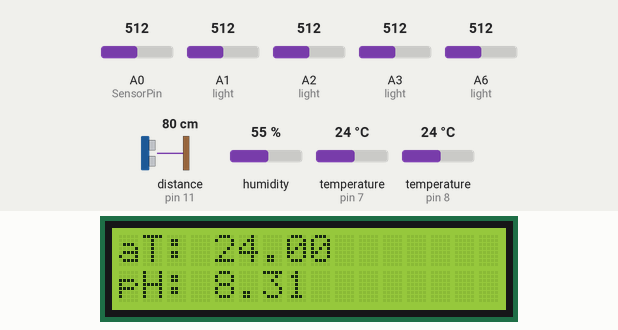
Recording of a sketch running on a simulated Arduino Nano, built with avr-gcc and run on an emulated ATmega328P. Shown: 16×2 character LCD. The inputs (shaded band) are chosen by the test bench; at power-on: distance to the obstacle (sensor on pin 11) 80 cm, humidity 55 %, A1 (light) = 512, temperature (sensors on pin 7, pin 8) 24 °C, A2 (light) = 512, A0 (SensorPin) = 512, A3 (light) = 512, A6 (light) = 512. The echo pulse lasts 58.3 µs per cm; what the sketch prints to the serial monitor is not drawn.

Above: at 4.3 s.
4.4 s: distance to the obstacle (sensor on pin 11) set to 2 cm
At 8.0 s:
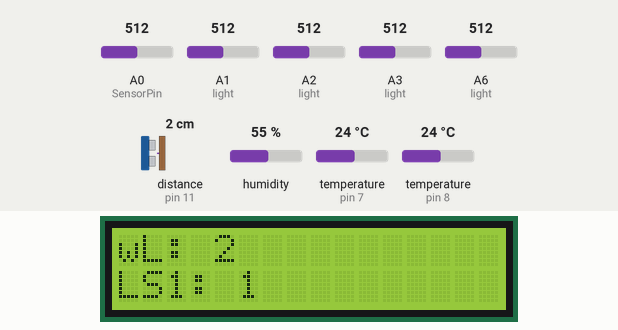
12.4 s: humidity set to 22 %
At 18.9 s:
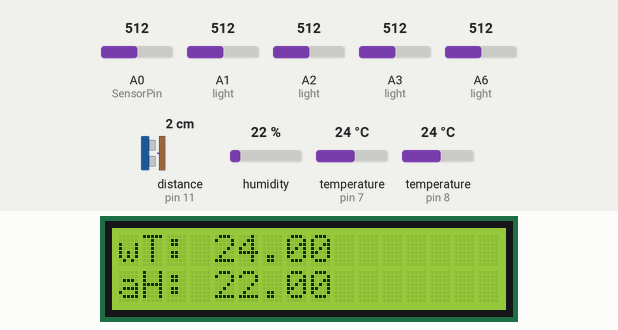
22.3 s: A1 (light) set to 340
At 26.6 s:
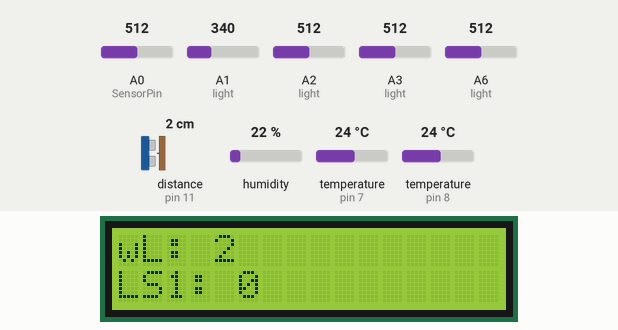
30.4 s: temperature (sensor on pin 7) set to 12 °C
At 37.5 s:
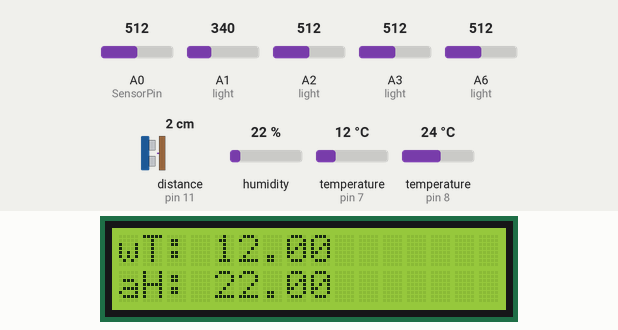
40.3 s: A2 (light) set to 340
At 48.0 s:
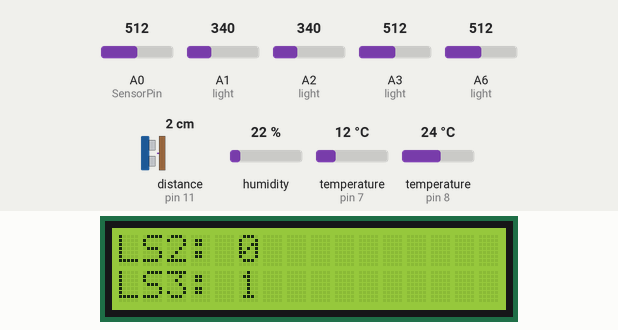
48.4 s: A0 (SensorPin) set to 340
At 58.8 s:
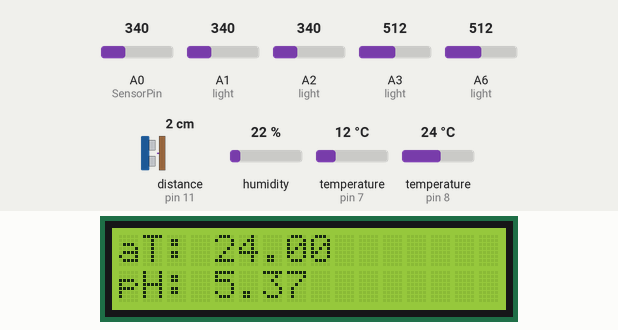
Timing chart, 0 to 59.3 s (numbered marks = the images above; inputs shaded):
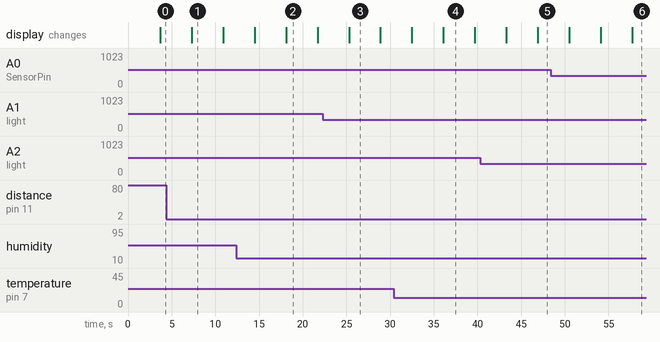

Measured:
- what the display in image 1 shows lasts 3.6 s, from 7.3 s to 10.9 s

The sketch:

HYdroponic_V1.ino
```cpp
#define ambLS 400
#define numLights 4

#include <Wire.h>
#include <LiquidCrystal_I2C.h>
#include <NewPing.h>
#include <DHT.h>
#include <OneWire.h>
#include <DallasTemperature.h>


// Set the LCD address to 0x27 for a 16 chars and 2 line display
LiquidCrystal_I2C lcd(0x27, 16, 2);
int millisUpdate = millis();
/*
float waterTemp = 22.3;//Change this variables or make your or make your own ones
float airHumidity = 12.3;
float airTemp = 45.2;
float ph= 7.00;
float waterlevel = 10.3;
float light = 189;
*/

// ---------------------------------------------------------------------------
// Example NewPing library sketch that does a ping about 20 times per second.
// ---------------------------------------------------------------------------


#define TRIGGER_PIN  12  // Arduino pin tied to trigger pin on the ultrasonic sensor.
#define ECHO_PIN     11  // Arduino pin tied to echo pin on the ultrasonic sensor.
#define MAX_DISTANCE 350 // Maximum distance we want to ping for (in centimeters). Maximum sensor distance is rated at 400-500cm.

NewPing sonar(TRIGGER_PIN, ECHO_PIN, MAX_DISTANCE); // NewPing setup of pins and maximum distance.

// Example testing sketch for various DHT humidity/temperature sensors
// Written by ladyada, public domain


#define DHTPIN 8     // what digital pin we're connected to

// Uncomment whatever type you're using!
#define DHTTYPE DHT11   // DHT 11
//#define DHTTYPE DHT22   // DHT 22  (AM2302), AM2321
//#define DHTTYPE DHT21   // DHT 21 (AM2301)

// Connect pin 1 (on the left) of the sensor to +5V
// NOTE: If using a board with 3.3V logic like an Arduino Due connect pin 1
// to 3.3V instead of 5V!
// Connect pin 2 of the sensor to whatever your DHTPIN is
// Connect pin 4 (on the right) of the sensor to GROUND
// Connect a 10K resistor from pin 2 (data) to pin 1 (power) of the sensor

// Initialize DHT sensor.
// Note that older versions of this library took an optional third parameter to
// tweak the timings for faster processors.  This parameter is no longer needed
// as the current DHT reading algorithm adjusts itself to work on faster procs.
DHT dht(DHTPIN, DHTTYPE);


/*********
  Rui Santos
  Complete project details at http://randomnerdtutorials.com
  Based on the Dallas Temperature Library example
*********/


// Data wire is conntec to the Arduino digital pin 2
#define ONE_WIRE_BUS 7

// Setup a oneWire instance to communicate with any OneWire devices
OneWire oneWire(ONE_WIRE_BUS);

// Pass our oneWire reference to Dallas Temperature sensor
DallasTemperature sensors(&oneWire);


/*
 # This sample code is used to test the pH meter V1.0.
 # Editor : YouYou
 # Ver    : 1.0
 # Product: analog pH meter
 # SKU    : SEN0161
*/

#define SensorPin A0            //pH meter Analog output to Arduino Analog Input 0
#define Offset -0.44            //deviation compensate
//#define LED 4
#define samplingInterval 20
#define printInterval 800
#define ArrayLenth  40    //times of collection
int pHArray[ArrayLenth];   //Store the average value of the sensor feedback
int pHArrayIndex=0;


//variables for all the data
#define numData 9
#define dataPerScreen 2
uint8_t screenCount = 0;
String dataPrefix[numData] = {"wT", "aH", "aT", "pH", "wL", "LS1", "LS2", "LS3", "LS4"};
String data[numData];
  float wT;
  float aH;
  float aT;
  float pH;
  unsigned long wL;
  String l1S;
  String l2S;
  String l3S;
  String l4S;


unsigned long sendDataInterval = 2000;
unsigned long screenChangeInterval = 3000;
unsigned long lastSendDataMillis;
unsigned long lastScreenChangeMillis;

void setup() {
  // put your setup code here, to run once:
  Serial.begin(9600);
  dht.begin();
  sensors.begin();

  lcd.begin();

  lastScreenChangeMillis = millis();
  lastSendDataMillis = lastScreenChangeMillis;
}

void loop() {
  // put your main code here, to run repeatedly:
  //every 2s, send new values.

  if((millis() - lastSendDataMillis) > sendDataInterval){

    wT = getWaterTempC();//Change this variables or make your or make your own ones
    aH = getAirhumid();
    aT = getAirTempC();
    pH= getPHValue();
    wL = getWaterLevelCm();
    l1S = getLight1Status();
    l2S = getLight2Status();
    l3S = getLight3Status();
    l4S = getLight4Status();

    data[0] = (String)wT;
    data[1] = (String)aH;
    data[2] = (String)aT;
    data[3] = (String)pH;
    data[4] = (String)wL;
    data[5] = (String)l1S;
    data[6] = (String)l2S;
    data[7] = (String)l3S;
    data[8] = (String)l4S;

    String dataOutput = "";
    dataOutput += wL;
    dataOutput += ",";
    dataOutput += aH;
    dataOutput += ",";
    dataOutput += aT;
    dataOutput += ",";
    dataOutput += wT;
    dataOutput += ",";
    dataOutput += pH;
    dataOutput += ",";
    dataOutput += l1S;
    dataOutput += ",";
    dataOutput += l2S;
    dataOutput += ",";
    dataOutput += l3S;
    dataOutput += ",";
    dataOutput += l4S;

    Serial.println(dataOutput);

    lastSendDataMillis = millis();
  }
  if((millis() - lastScreenChangeMillis) > screenChangeInterval){
    //change the screen
    screenCount ++;
    if(((screenCount) * dataPerScreen) > numData){
      screenCount = 0; //reset the screen
    }
    showLCDData();
    lastScreenChangeMillis = millis();
  }

}

unsigned long getWaterLevelCm(){
  return(sonar.ping_cm());
}

float getAirhumid(){
  return(dht.readHumidity());
}

float getAirTempC(){
  return(dht.readTemperature());
}

float getWaterTempC(){
  sensors.requestTemperatures();
  return(sensors.getTempCByIndex(0));
}

String getLight1Status(){
  return((String)(analogRead(A1) > ambLS));//400 being ambient light
}
String getLight2Status(){
  if(numLights == 1) return "X";
  return((String)(analogRead(A2) > ambLS));//400 being ambient light
}
String getLight3Status(){
  if(numLights == 1) return "X";
  return((String)(analogRead(A3) > ambLS));//400 being ambient light
}
String getLight4Status(){
  if(numLights == 1) return "X";
  return((String)(analogRead(A6) > ambLS));//400 being ambient light
}

float getPHValue(){
  float pHValue,voltage;
    for(int i = 0; i < 40; i++){
      pHArray[pHArrayIndex++]=analogRead(SensorPin);
      if(pHArrayIndex==ArrayLenth)pHArrayIndex=0;
      voltage = avergearray(pHArray, ArrayLenth)*5.0/1024;
      pHValue = 3.5*voltage+Offset;
      delay(20);
    }
    return(pHValue);
}

double avergearray(int* arr, int number){
  int i;
  int max,min;
  double avg;
  long amount=0;
  if(number<=0){
    Serial.println("Error number for the array to avraging!/n");
    return 0;
  }
  if(number<5){   //less than 5, calculated directly statistics
    for(i=0;i<number;i++){
      amount+=arr[i];
    }
    avg = amount/number;
    return avg;
  }else{
    if(arr[0]<arr[1]){
      min = arr[0];max=arr[1];
    }
    else{
      min=arr[1];max=arr[0];
    }
    for(i=2;i<number;i++){
      if(arr[i]<min){
        amount+=min;        //arr<min
        min=arr[i];
      }else {
        if(arr[i]>max){
          amount+=max;    //arr>max
          max=arr[i];
        }else{
          amount+=arr[i]; //min<=arr<=max
        }
      }//if
    }//for
    avg = (double)amount/(number-2);
  }//if
  return avg;
}

void showLCDData(){

  lcd.clear();
  /*
  delay(200);
  lcd.setCursor(0,0);
  lcd.print(screenCount);
  */

  for(int i = 0; i < dataPerScreen; i++){
    if((i+ (dataPerScreen * screenCount)) <= numData-1){
      lcd.setCursor(0,i);
      lcd.print(dataPrefix[i + (dataPerScreen * screenCount)]);
      lcd.print(": ");
      lcd.print(data[i + (dataPerScreen * screenCount)]);
    }
  }

  //lcd.setCursor(14,0);
  //lcd.print(screenCount);
}
```
